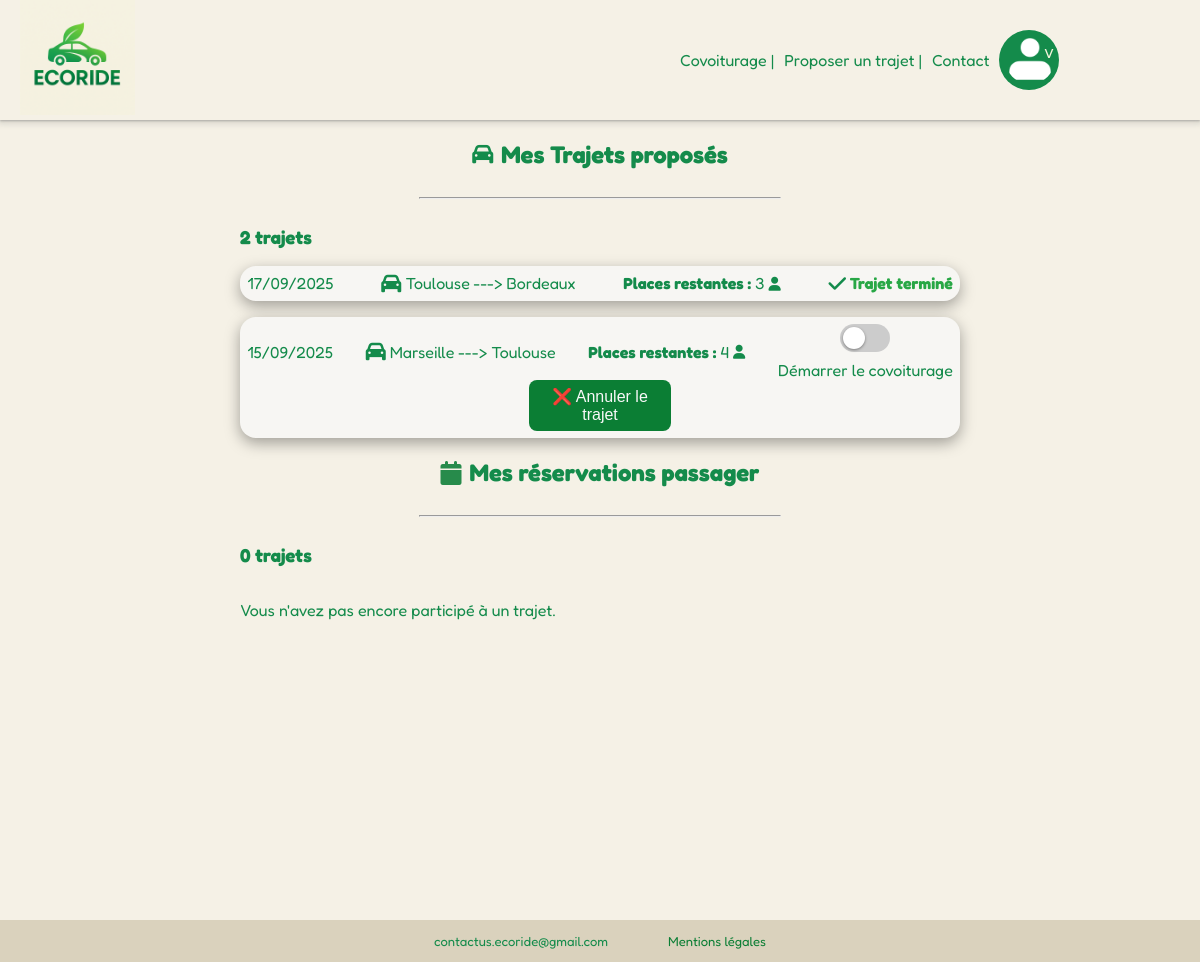
The app's page /pages/mes_trajets.php (signed in) with its own data.
### tables this page shows
CREATE TABLE covoiturage (
    covoiturage_id INT AUTO_INCREMENT PRIMARY KEY,
    date_depart DATE,
    heure_depart TIME,
    lieu_depart VARCHAR(50),
    date_arrivee DATE,
    heure_arrivee TIME,
    lieu_arrivee VARCHAR(50),
    statut ENUM ('non_démarré', 'en_cours', 'terminé') DEFAULT 'non_démarré',
    nb_place INT,
    prix_personne DECIMAL(10,2),
    voiture_id INT,
    conducteur_id INT,
    trajet_Ecologique BOOLEAN,
    Details TEXT,
    FOREIGN KEY (voiture_id) REFERENCES voiture(voiture_id),
    FOREIGN KEY (conducteur_id) REFERENCES users(users_id)
);

### pages/mes_trajets.php (the view, shortened to what this page needs)
<?php
require_once __DIR__ . '/../templates/header.php';
$users_id = $_SESSION['users_id'];
$user_trajets = [];
try {
    $recuptrajet = $bdd->prepare("SELECT c.covoiturage_id, c.date_depart, c.heure_depart, c.lieu_depart, c.lieu_arrivee, c.nb_place, c.statut FROM covoiturage c
                           JOIN voiture v ON c.voiture_id = v.voiture_id WHERE c.conducteur_id = ? ORDER BY c.date_depart DESC, c.heure_depart DESC");
    $recuptrajet->execute([$users_id]);
    $user_trajets = $recuptrajet->fetchAll(PDO::FETCH_ASSOC);
} catch (PDOException $e){
    echo "Erreur lors du chargement des données" .$e->getMessage();
}
$user_reservations = [];
try {
    $recupResa = $bdd->prepare("SELECT r.reservation_id, c.covoiturage_id, c.date_depart, c.heure_depart, c.lieu_depart, c.lieu_arrivee, c.prix_personne, c.statut, u.users_id AS conducteur_id, u.first_name, u.last_name, a.avis_id FROM reservation r JOIN covoiturage c ON r.covoiturage_id = c.covoiturage_id
        JOIN users u ON c.conducteur_id = u.users_id LEFT JOIN avis a ON a.covoiturage_id = c.covoiturage_id AND reviewer_id = r.passager_id WHERE r.passager_id = ? ORDER BY c.date_depart DESC, c.heure_depart DESC");
    $recupResa->execute([$users_id]);
    $user_reservations = $recupResa->fetchAll(PDO::FETCH_ASSOC);
} catch (PDOException $e){
    echo "Erreur lors du chargement des réservations : " .$e->getMessage();
}
?>
<body>
    <main>
        <section class="mesTrajets">
            <div class = "containerTrajet">
                <div class = "trajetResult">
                    <h2 class = titreH2> <i class="fa-solid fa-car fa-sm" style="color: #148b4b;"></i> Mes Trajets proposés </h2>
                    <hr>
                    <div class = "trajet">
                        <h3> <?=count($user_trajets); ?> trajets </h3>
                    </div>
                    <div class = "listeTrajets">
                        <?php if(empty($user_trajets)) : ?>
                            <p> Vous n'avez pas encore proposé de trajet. </p>
                            <p><a href="index.php?page=proposer_trajet"><i class="fa-solid fa-plus fa-sm" style="color: #ffffff;"></i> Proposer un nouveau trajet </a></p>
                        <?php else: ?>
                            <?php foreach ($user_trajets as $trajet) : ?>
                                <div class="historique">
                                    <span class = "detailsTrajet">
                                            <?php
                                                $date = new DateTime($trajet['date_depart']);
                                            ?>
                                            <span class ="date"> <?= $date->format('d/m/Y')?></span>
                                            <span class ="lieu depart_arrivee"><i class="fa-solid fa-car fa-lg" style="color: #148b4b;"></i> <?= ($trajet['lieu_depart'])?> ---> <?=($trajet ['lieu_arrivee'])?></span>
                                            <span><strong>Places restantes :</strong> <?= $trajet['nb_place'] ?> <i class="fa-solid fa-user fa-sm" style="color: #148b4b;"></i></span>
                                        <?php if ($trajet['statut'] === 'terminé') : ?>
                                            <span class="statutTermine"> <i class="fa-solid fa-check fa-lg" style="color: #148b4b;"></i> Trajet terminé </span>
                                        <?php elseif ($trajet['statut'] === 'annulé') : ?>
                                            <span class="statutAnnule"> <i class="fa-solid fa-ban" style="color: #cc1919;"></i> Trajet annulé </span>
                                        <?php else: ?>
                                            <form method="POST" action="index.php?page=statut_covoiturage" class="formStatut">
                                                <?php
                                                    $prochaine_action = 'demarrer';
                                                ?>
                                                <label class="switch">
                                                    <span class="slider"></span>
                                                </label>
                                                <span><?= $prochaine_action === 'demarrer' ? 'Démarrer le covoiturage' : 'Arrivée à destination' ?></span>
                                            </form>
                                    </span>
                                            <form class="formAnnule" method="POST" action="index.php?page=annuler_covoiturage" onsubmit="return confirm('Êtes-vous sûr de vouloir annuler le trajet ?');">
                                                <button type="submit" class="btnAnnuler"> ❌ Annuler le trajet </button>
                                            </form>
                                        <?php endif; ?>
                                </div>
                            <?php endforeach ?>
                        <?php endif; ?>
                    </div>
                </div>
                <div class = "trajetResult">
                    <h2 class="titreH2"><i class="fa-solid fa-calendar" style="color: #278b4b;"></i> Mes réservations passager </h2>
                    <hr>
                    <div class = trajet>
                        <h3> <?=count($user_reservations); ?> trajets </h3>
                    </div>
                    <div class = "listeTrajets">
                        <?php if(empty($user_reservations)) : ?>
                            <p> Vous n'avez pas encore participé à un trajet. </p>
                        <?php endif; ?>
                    </div>
                </div>
            </div>
        </section>
    </main>
</body>

### asset/CSS/style.css (style rules this page uses)
html, body { height : 100%; margin: 0; }
body { font-family: fredoka; margin: 0; padding: 0; background-color: #F5F1E6; color: #148B4B; display: flex; flex-direction: column; min-height: 100vh; }
main { flex:1; min-height: auto; }
h2 { display: flex; justify-content: center; color:#148B4B; }
.titreH2 { display: inline-flex; align-items: center; gap: 8px; }
label { color: #148B4B; font-weight:bold; }
::placeholder { font-family: inter; font-style: italic; }
a { text-decoration: none; color: #0b7e34; }
hr { width: 50%; }
form { display: flex; margin : 0; flex-direction: column; gap: 8px; }
.mesTrajets { min-height: 100vh; height: 100%; }
.trajetResult { width: 60%; height: 100%; display: flex; flex-direction: column; gap: 3%; }
.trajet { display: flex; justify-content: space-between; }
.listeTrajets { display: flex; flex-direction: column; height: auto; gap: 1em; }
.detailsTrajet { display: flex; justify-content: space-between; align-items: center; width: 100%; }
.formStatut { display: flex; align-items: center; }
.containerTrajet { display: flex; flex-direction: column; align-items: center; width: 100%; height: auto; gap : 5%; }
.historique { background-color: #f7f6f3; border-radius: 1em; padding:1%; box-shadow: rgba(0, 0, 0, 0.35) 0px 5px 15px; }
.formAnnule { align-items: center; }
.btnAnnuler { border-radius: 0.5em; color: #f9f9f9; padding: 1%; cursor: pointer; border: none; width: 20%; text-align: center; font-size: 16px; background-color: #0b7e34; }
.switch { position: relative; display: inline-block; width: 50px; height: 28px; user-select: none; }
.slider { position: absolute; cursor: pointer; top:0; left:0; right:0; bottom: 0; background-color: #ccc; transition: 0.4s; border-radius: 34px; }
.slider:before { position: absolute; content: ""; height: 22px; width: 22px; left: 3px; bottom: 3px; background-color: white; transition: 0.4s; border-radius: 50%; box-shadow: rgba(0, 0, 0, 0.4) 0px 1px 3px; }
.statutTermine { color : #28a745; font-weight: bold; }
footer { display: flex; align-items: center; justify-content: center; gap: 5%; margin-top: auto; color: #148B4B; font-size: small; background-color: #dad2bd; width: 100%; }

### records on screen
covoiturage: date_depart "17/09/2025", lieu_depart "Toulouse", lieu_arrivee "Bordeaux", nb_place "3", statut "terminé" (drawn)
covoiturage: date_depart "15/09/2025", lieu_depart "Marseille", lieu_arrivee "Toulouse", nb_place "4", statut "Démarrer le covoiturage"

### other values on screen
count($user_trajets) "2"
count($user_reservations) "0"
